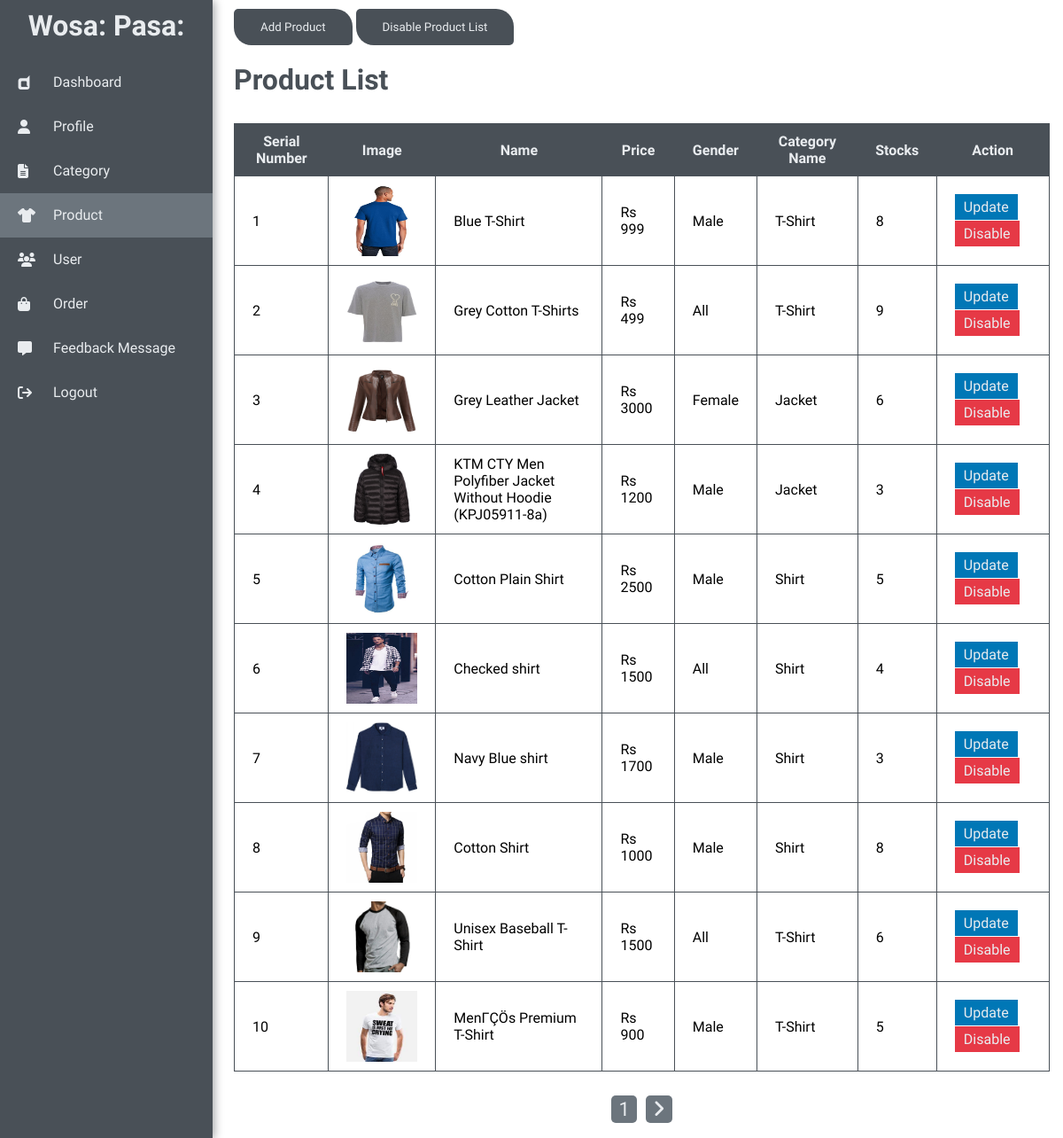
The page /wosapasa/admin/product.php (signed in) on the database as committed earlier.
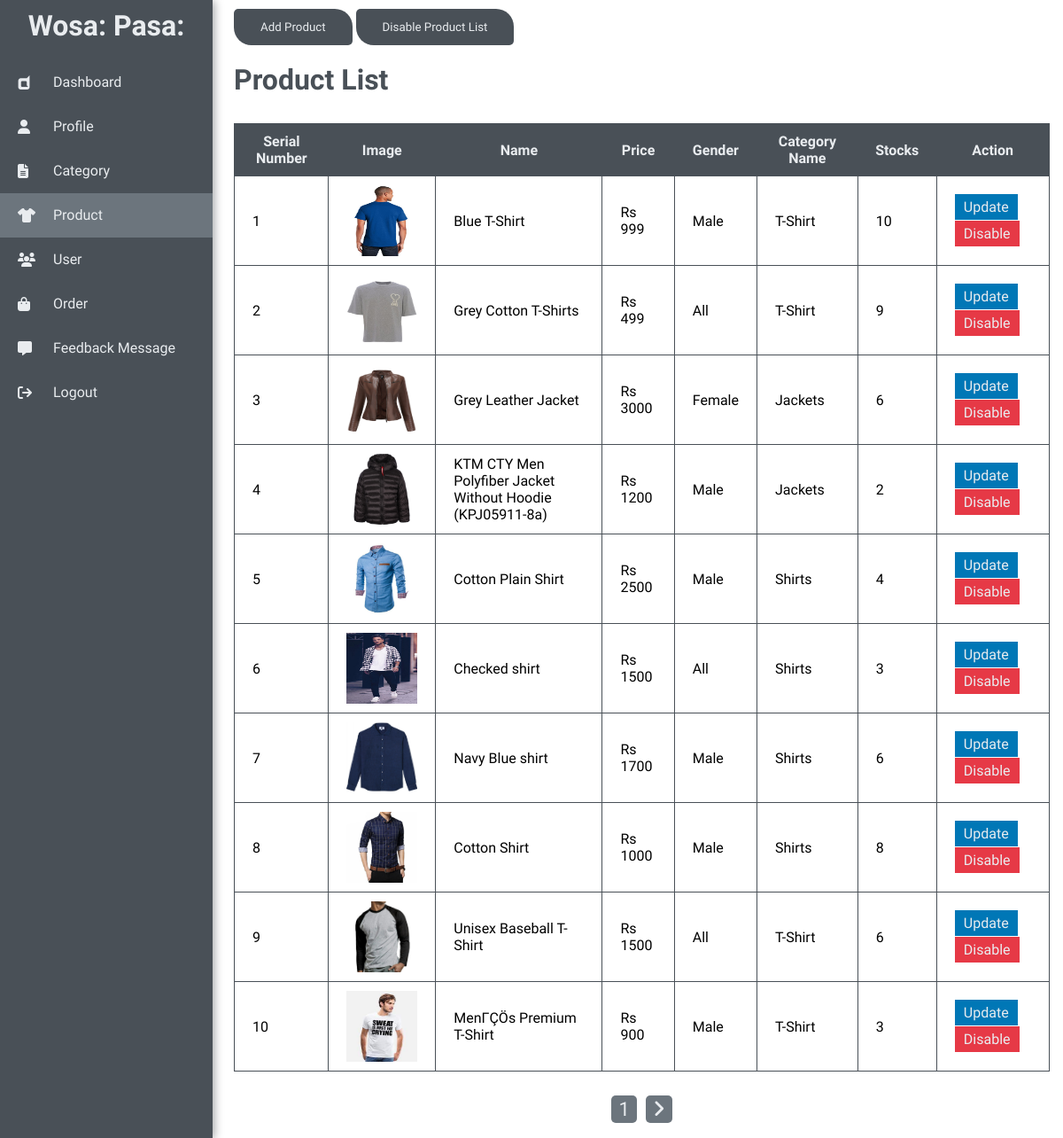
The same page on the database as committed later.
### tables this page shows
CREATE TABLE `products` (
  `product_id` int NOT NULL AUTO_INCREMENT,
  `title` varchar(255) NOT NULL,
  `description` text NOT NULL,
  `image` varchar(255) NOT NULL,
  `c_id` int NOT NULL,
  `price` int NOT NULL,
  `gender` varchar(10) NOT NULL,
  `number_of_stock` int NOT NULL,
  `keyword` varchar(255) DEFAULT NULL,
  `active_status` tinyint(1) NOT NULL,
  PRIMARY KEY (`product_id`),
  KEY `c_id` (`c_id`),
  CONSTRAINT `products_ibfk_1` FOREIGN KEY (`c_id`) REFERENCES `categories` (`c_id`)
);

CREATE TABLE `categories` (
  `c_id` int NOT NULL AUTO_INCREMENT,
  `name` varchar(255) NOT NULL,
  `status` tinyint(1) NOT NULL DEFAULT '1',
  PRIMARY KEY (`c_id`),
  UNIQUE KEY `name` (`name`)
);

### wosapasa/admin/product.php (the view, shortened to what this page needs)
<?php
require_once 'checkadmin.php';
?>
<!DOCTYPE html>
<html lang="en">
<head>
    <?php require_once 'head.php' ?>
</head>
<body>
    <div class="main_container">
        <?php
        $page_title='product';
        require_once 'admin_nav.php'; ?>
        <div class="container">
            <input type="button" onclick="window.location.href='addProduct.php'" value="Add Product" class="btn">
            <input type="button" onclick="window.location.href='disableProduct.php'" value="Disable Product List" class="btn">
            <?php
            if (!isset($_GET['page'])) {
                $page = 1;
            } else {
                $page = $_GET['page'];
            }
            $results_per_page = 10;
            $page_first_result = ($page - 1) * $results_per_page;
            $q_product_category = "Select * from products inner join categories on products.c_id = categories.c_id where active_status = 1";
            $result = mysqli_query($conn, $q_product_category);
            $number_of_result = mysqli_num_rows($result);
            $i = $page_first_result + 1;
            $number_of_page = ceil($number_of_result / $results_per_page);
            if ($page == 1 && $number_of_page == 0) {
                echo "
                    <div class='server_error'>
                        No data in Table
                    </div>
                ";
            } else if ($page > $number_of_page) {
                echo "
                    <div class='server_error'>
                        Invalid Page number
                    </div>
                ";
            } else {
                $q_pag_product_category = "Select * from products inner join categories on products.c_id = categories.c_id where active_status = 1 LIMIT " . $page_first_result . ',' . $results_per_page;
                $result = mysqli_query($conn, $q_pag_product_category);
                if ($number_of_result != 0) {
            ?>
                    <h1 class="header">Product List</h1>
                    <table>
                        <tr>
                            <th>Serial Number</th>
                            <th>Image</th>
                            <th>Name</th>
                            <th>Price</th>
                            <th>Gender</th>
                            <th>Category Name</th>
                            <th>Stocks</th>
                            <th>Action</th>
                        </tr>
                        <?php
                        while ($product = mysqli_fetch_assoc($result)) {
                        ?>
                            <tr>
                                <td><?= $i ?></td>
                                <td><img src="/assets/image/upload/<?= $product['image'] ?>" alt="<?= $product['image'] ?>"></td>
                                <td><?= $product['title'] ?></td>
                                <td>Rs <?= $product['price'] ?></td>
                                <td><?= $product['gender'] ?></td>
                                <td><?= $product['name'] ?></td>
                                <td><?= $product['number_of_stock'] ?></td>
                                <td>
                                    <div class="action_col">
                                        <a class="primary_btn" href="updateProduct.php?id=<?= $product['product_id'] ?>">Update</a>
                                        <a class="danger_btn" href="disableEnableProduct.php?id=<?= $product['product_id'] ?>">Disable</a>
                                    </div>
                                </td>
                            </tr>
                        <?php
                            $i++;
                        }
                        ?>
                    </table>
            <?php
                } else {
                    echo "<br>";
                    echo "No Product Found";
                }
            } ?>
            <div class="pagination_btns">
                <?php
                if ($number_of_result > $results_per_page) {
                    if ($page == 1) {
                        $next_page = $page + 1;
                        echo "<a class='pagination_btn' href = '#'>$page</a>";
                        echo "<a class='pagination_btn' href = 'product.php?page=$next_page'><i class='fa-solid fa-angle-right'></i></a>";
                    }
                }
                ?>
            </div>
        </div>
    </div>
</body>
</html>

### wosapasa/admin/checkadmin.php (shortened to what this page needs)
<link rel="stylesheet" href="/assets/css/admin.css">

### wosapasa/admin/head.php (shortened to what this page needs)
<link rel="stylesheet" href="/assets/css/admin.css">

### wosapasa/admin/admin_nav.php
<div class="admin_nav">
    <h1>Wosa: Pasa:</h1>
    <ul class="admin_nav_menu">
        <a href="dashboard.php" class="admin_nav_link">
            <div class="admin_nav_item  <?php if ($page_title == 'dashboard') {
                                                            echo 'active';
                                                        } ?>">
                <i class="fa-brands fa-dashcube"></i>
                <li>Dashboard</li>
            </div>
        </a>
        <a href="profile.php" class="admin_nav_link ">
            <div class="admin_nav_item <?php if ($page_title == 'profile') {
                                                        echo 'active';
                                                    } ?>">
                <i class="fa-solid fa-user"></i>
                <li>Profile</li>
            </div>
        </a>
        <a href="category.php" class="admin_nav_link ">
            <div class="admin_nav_item <?php if ($page_title == 'category') {
                                                            echo 'active';
                                                        } ?>">
                <i class="fa-solid fa-file-lines"></i>
                <li>Category</li>
            </div>
        </a>
        <a href="product.php" class="admin_nav_link ">
            <div class="admin_nav_item <?php if ($page_title == 'product') {
                                                        echo 'active';
                                                    } ?>">
                <i class="fa-solid fa-shirt"></i>
                <li>Product</li>
            </div>
        </a>
        <a href="users.php" class="admin_nav_link ">
            <div class="admin_nav_item <?php if ($page_title == 'user') {
                                                        echo 'active';
                                                    } ?>">
                <i class="fa-solid fa-users"></i>
                <li>User</li>
            </div>
        </a>
        <a href="order.php" class="admin_nav_link ">
            <div class="admin_nav_item <?php if ($page_title == 'order') {
                                                        echo 'active';
                                                    } ?>">
                <i class="fa-solid fa-bag-shopping"></i>
                <li>Order</li>
            </div>
        </a>
        <a href="message.php" class="admin_nav_link ">
            <div class="admin_nav_item <?php if ($page_title == 'feedback') {
                                                        echo 'active';
                                                    } ?>">
                <i class="fa-solid fa-message "></i>
                <li>Feedback Message</li>
            </div>
        </a>
        <a href="logout.php" class="admin_nav_link">
            <div class="admin_nav_item">
                <i class="fa-solid fa-arrow-right-from-bracket"></i>
                <li class="bottom_item">Logout</li>
            </div>
        </a>
    </ul>
</div>

### wosapasa/assets/css/admin.css (style rules this page uses)
* { padding: 0; margin: 0; font-family: 'Ubuntu', sans-serif; }
.main_container { display: flex; width: 100%; position: relative; }
.admin_nav { position: fixed; background-color: #495057; width: 20%; height: 100%; text-align: center; box-shadow: 2px 1px 10px #a3a5a7; }
.admin_nav h1 { margin: 10px auto ; }
.container { margin-left: 22%; margin-right: 15px; width: 80%; text-align: justify; min-height: 100vh; }
.admin_nav h1 { color: #e9ecef; }
.admin_nav_menu { margin: 20px auto; list-style: none; }
.admin_nav_item { line-height: 40px; padding: 5px 20px; text-align: left; display: flex; }
.admin_nav .active { background-color: #6c757d; }
.admin_nav_item i { color: #e9ecef; line-height: 40px; width: 40px; height: 40px; }
.admin_nav_item li { width: 80%; color: #e9ecef; text-decoration: none; }
.admin_nav_menu a { text-decoration: none; }
.header { margin: 10px auto; color: #495057; }
table, tr, th, td { border: 1px solid #495057; border-collapse: collapse; }
th, td { padding: 10px 20px; max-width: 450px; word-wrap: break-word; }
td img { height: 80px; width: 80px; }
th { background-color: #495057; color: #e9ecef; border: none; text-align: center; }
table { margin: 30px 0px; }
.btn { margin: 10px 0px; background-color: #495057; color: #e9ecef; padding: 13px 30px; border-radius: 5px 20px; border: none; text-decoration: none; }
.danger_btn { background-color: #e63946; color: #e9ecef; padding: 5px 10px; text-decoration: none; margin: 20px 0px; line-height: 30px; }
.primary_btn { background-color: #0077b6; color: #e9ecef; padding: 5px 10px; text-decoration: none; margin: 20px 0px; line-height: 30px; }
.pagination_btns { margin: 20px 0px; text-align: center; }
.pagination_btn { background-color: #6c757d; text-decoration: none; color: #e9ecef; margin: 0px 5px; padding: 3px 8px; font-size: 22px; border-radius: 5px; }

Rows that differ between the two databases and show on the page:
changed products "Blue T-Shirt": number_of_stock "8" → "10"
changed products "Grey Leather Jacket": c.name "Jacket" → "Jackets"
changed products "KTM CTY Men Polyfiber Jacket Without Hoodie (KPJ05911-8a)": c.name "Jacket" → "Jackets"; number_of_stock "3" → "2"
changed products "Cotton Plain Shirt": c.name "Shirt" → "Shirts"; number_of_stock "5" → "4"
changed products "Checked shirt": c.name "Shirt" → "Shirts"; number_of_stock "4" → "3"
changed products "Navy Blue shirt": c.name "Shirt" → "Shirts"; number_of_stock "3" → "6"
changed products "Cotton Shirt": c.name "Shirt" → "Shirts"
changed products "MenΓÇÖs Premium T-Shirt": number_of_stock "5" → "3"
